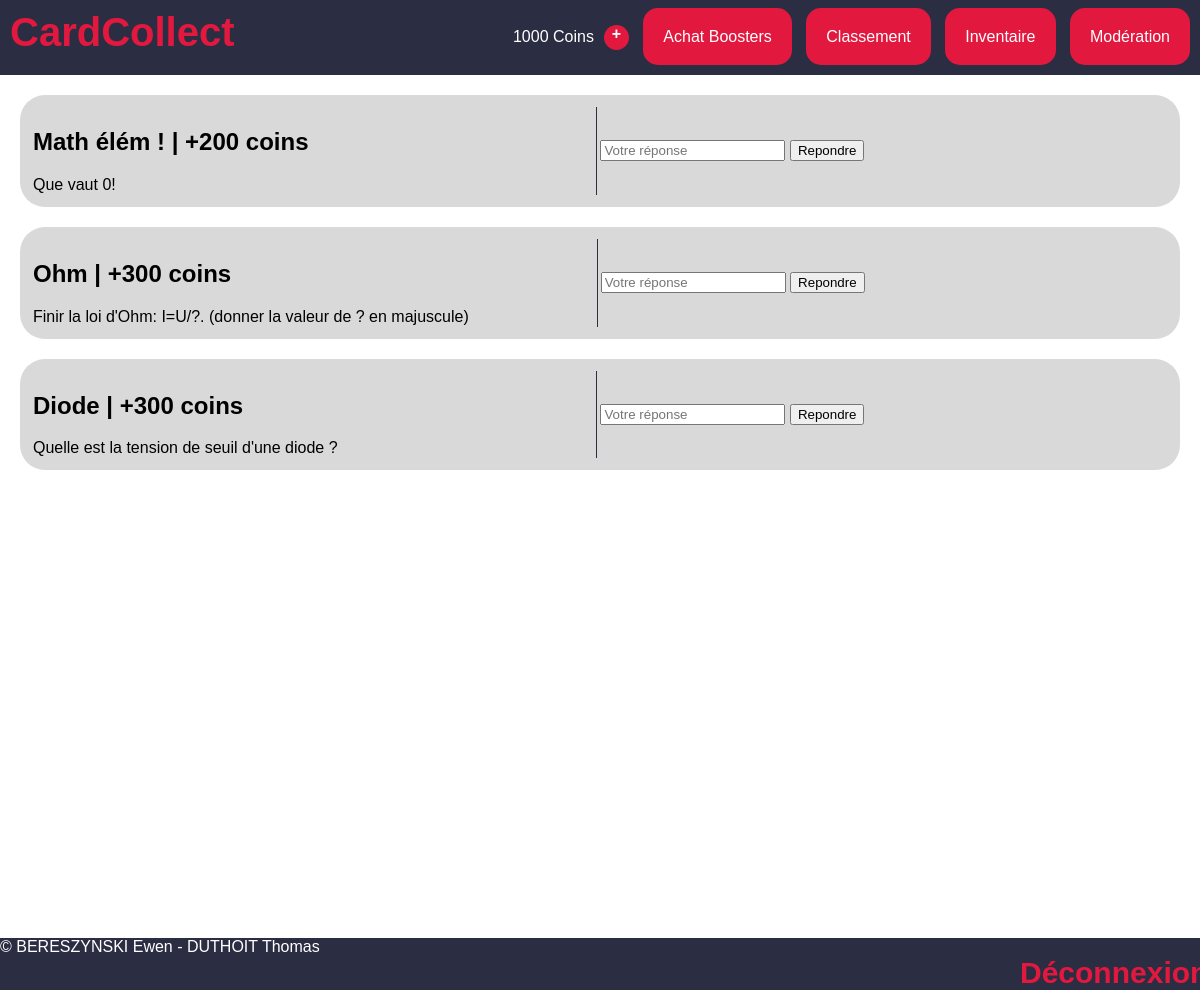
The page /index.php?view=questions (signed in) on the database its author committed.
### tables this page shows
CREATE TABLE `Users` (
  `id` int NOT NULL AUTO_INCREMENT,
  `mail` varchar(100) NOT NULL UNIQUE,
  `pseudo` varchar(20) NOT NULL UNIQUE,
  `pass` varchar(50) NOT NULL,
  `privileges` int NOT NULL DEFAULT 0,
  `allowed` int DEFAULT 1,
  `coins` int DEFAULT 200,

  PRIMARY KEY (id)
);

CREATE TABLE `Questions` (
  `id` int NOT NULL AUTO_INCREMENT,
  `name` varchar(50) NOT NULL,
  `content` varchar(3000) NOT NULL,
  `answer` varchar(100) NOT NULL,
  `reward` int NOT NULL,

  PRIMARY KEY (id)
);

### libs/maLibUtils.php (called while the page is built, shortened)
<?php
function valider($nom,$type="REQUEST")
{
	switch($type)
	{
		case 'REQUEST':
		if(isset($_REQUEST[$nom]) && !($_REQUEST[$nom] == ""))
			return proteger($_REQUEST[$nom]);
		break;
		case 'GET':
		if(isset($_GET[$nom]) && !($_GET[$nom] == ""))
			return proteger($_GET[$nom]);
		break;
		case 'SESSION':
		if(isset($_SESSION[$nom]) && !($_SESSION[$nom] == ""))
			return $_SESSION[$nom];
		break;
	}
	return false;
}
function proteger($str)
{
	if (is_array($str))
	{
		$nextTab = array();
		foreach($str as $cle => $val)
		{
			$nextTab[$cle] = addslashes($val);
		}
		return $nextTab;
	}
	else
		return addslashes ($str);
}
?>

### libs/maLibSQL.pdo.php (called while the page is built, shortened)
<?php
include_once "config.php";
function SQLGetChamp($sql)
{
	global $BDD_host;
	global $BDD_base;
	global $BDD_user;
	global $BDD_password;
	try {
		$dbh = new PDO("mysql:host=$BDD_host;dbname=$BDD_base", $BDD_user, $BDD_password);
	} catch (PDOException $e) {
		die("<font color=\"red\">SQLGetChamp: Erreur de connexion : " . $e->getMessage() . "</font>");
	}
	$dbh->exec("SET CHARACTER SET utf8");
	$res = $dbh->query($sql);
	$num = $res->rowCount();
	$res->setFetchMode(PDO::FETCH_NUM);
	$ligne = $res->fetch();
	if ($ligne == false) return false;
	else return $ligne[0];
}
function SQLSelect($sql)
{
 	global $BDD_host;
	global $BDD_base;
 	global $BDD_user;
 	global $BDD_password;
	try {
		$dbh = new PDO("mysql:host=$BDD_host;dbname=$BDD_base", $BDD_user, $BDD_password);
	} catch (PDOException $e) {
		die("<font color=\"red\">SQLSelect: Erreur de connexion : " . $e->getMessage() . "</font>");
	}
	$dbh->exec("SET CHARACTER SET utf8");
	$res = $dbh->query($sql);
	$num = $res->rowCount();
	if ($num==0) return false;
	else return $res;
}
function parcoursRs($result)
{
	if  ($result == false) return array();
	$result->setFetchMode(PDO::FETCH_ASSOC);
	while ($ligne = $result->fetch())
		$tab[]= $ligne;
	return $tab;
}
?>

### libs/modele.php (called while the page is built, shortened)
<?php
include_once "maLibSQL.pdo.php";
function getCoins($id){
  return SQLGetChamp("
  SELECT coins
  FROM Users
  WHERE id='$id';");
}
function listerQuestions()
{
  $sql = "
    SELECT id, name, content, answer, reward
    FROM Questions;
  ";
  return parcoursRs(SQLSelect($sql));
}
?>

### libs/LibCardCollect.php (the view, shortened to what this page needs)
<?php
function mkQuestion($q, $done) {
    if (!$done) {
        echo "<div class=\"question\">";
        echo "<table>";
        echo "<tr>";
        echo "<td>";
        echo "<h2>" . $q["name"] . " | +" . $q["reward"] . " coins</h2>";
        echo $q["content"];
        echo "</td>";
        echo "<td>";
        mkForm("controleur.php");
            mkInput("hidden", "questionId", $q["id"]);
        endForm();
        echo "</td>";
        echo "</tr>";
        echo "</table>";
        echo "</div>";
    }
}
?>

### templates/header.php (shortened to what this page needs)
<!DOCTYPE html PUBLIC "-//W3C//DTD XHTML 1.0 Strict//EN" "http://www.w3.org/TR/xhtml1/DTD/xhtml1-strict.dtd">
<html xmlns="http://www.w3.org/1999/xhtml">
<head>
	<link rel="stylesheet" type="text/css" href="css/style.css">
</head>
<body>
<div id="site_header">
	<a id="site_logo" href="index.php?view=accueil">CardCollect</a>
<?php
echo "<div id=\"navbar_buttons\">";
	if (!valider("connected", "SESSION")) {
		echo "<a class=\"crimson_button\" href=\"index.php?view=login\">Connexion</a>\n";
		echo "<a class=\"crimson_button\" href=\"index.php?view=register\">Inscription</a>\n";
	}
	else {
		echo getCoins(valider("idUser", "SESSION")) . " Coins";
		echo "<a class=\"more_coins_btn\" href=\"index.php?view=questions\">+</a>\n";
		echo "<a class=\"crimson_button\" href=\"index.php?view=shop\">Achat Boosters</a>\n";
		echo "<a class=\"crimson_button\" href=\"index.php?view=podium\">Classement</a>\n";
		echo "<a class=\"crimson_button\" href=\"index.php?view=cardInventory\">Inventaire</a>\n";
	}
	if (valider("connected", "SESSION") && (valider("permissions", "SESSION") >= 1)) {
		echo "<a class=\"crimson_button\" href=\"index.php?view=moderation\">Modération</a>\n";
	}
echo "</div>";
?>
</div>
<div class="spacer"></div>

### templates/questions.php (shortened to what this page needs)
<?php
$qlist = listerQuestions();
foreach ($qlist as $q) {
	$isAlreadyDone = FALSE;
    mkQuestion($q, $isAlreadyDone);
}
?>

### libs/maLibForms.php (shortened to what this page needs)
<?php
function mkForm($action="controleur.php",$method="get", $other="")
{
	echo "<form action=\"$action\" method=\"$method\" $other >\n";
}
function endForm()
{
	echo "</form>\n";
}
function mkInput($type,$name,$value="",$attrs="")
{
	echo "<input $attrs type=\"$type\" name=\"$name\" value=\"$value\"/>\n";
}
?>

### css/style.css (style rules this page uses)
:root { --crimson: #e3183f; --white: #ffffff; --black: #000000; --dark: #2b2e42; --dgray: #8d9aad; --lgray: #d9d9d9; --r1-bg: #8d9aad; --r2-bg: #00bf63; --r3-bg: #8c52ff; --r4-bg: linear-gradient(to right, #ffde59, #ff914d); --booster-bg: linear-gradient(135deg, var(--crimson) ,var(--dark)); --radial-bg: radial-gradient(var(--crimson), var(--dark) 80% ); --bg-t1: var(--r4-bg); --bg-t2: linear-gradient(to right, #ffffff, #241f1c); --bg-t3: linear-gradient(to right, #bd6218, #ff7017); --reveal-glow: rgba(255, 255, 255, 0.363); --card-shadow: rgba(0, 0, 0, 0.103); }
* { font-family: sans-serif; }
body { margin: 0; padding: 0; min-height: 100vh; }
.crimson_button { background-color: var(--crimson); color: var(--white); text-decoration: none; padding: 20px; border-radius: 15px; transition-duration: .3s; }
#site_header { background-color: var(--dark); display: inline-block; height: 75px; width: 100vw; z-index: 2; position: absolute; top: 0; }
.spacer { height: 75px; }
#site_logo { color: var(--crimson); text-decoration: none; font-weight: bold; font-size: 40px; position: absolute; left: 10px; top: 10px; }
#navbar_buttons { display: inline-block; position: absolute; right: 10px; top: 25px; color: var(--white); }
#navbar_buttons>a { margin-left: 10px; }
.more_coins_btn { display: inline-block; background-color: var(--crimson); color: var(--white); text-decoration: none; width: 25px; height: 25px; text-align: center; border-radius: 50%; font-weight: bold; vertical-align: middle; transition-duration: .5s; }
.question { background-color: var(--lgray); margin: 20px; border-radius: 25px; padding: 10px; }
.question td { width: calc((100vw - 40px)/2); }
.question td:first-of-type { border-right: 1px solid var(--dark); }

### rows shown on the page
users: coins "1000"
questions: name "Math élém !", reward "200", content "Que vaut 0!"
questions: name "Ohm", reward "300", content "Finir la loi d'Ohm: I=U/?. (donner la valeur de ? en majuscule)"
questions: name "Diode", reward "300", content "Quelle est la tension de seuil d'une diode ?"
